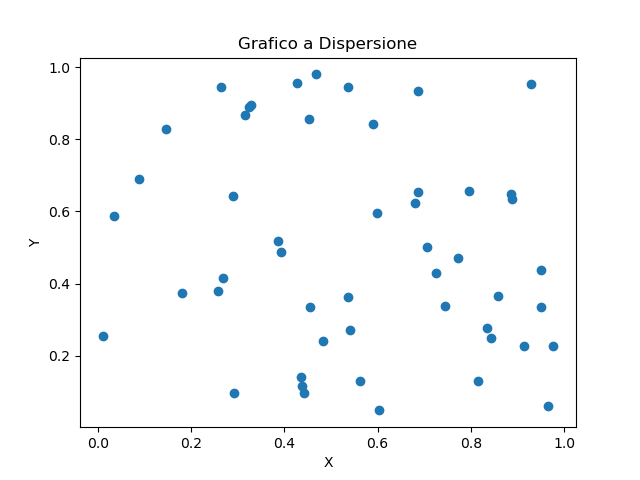

This figure's Python source:
import matplotlib.pyplot as plt
import numpy as np
x = np.random.rand(50)
y = np.random.rand(50)

plt.scatter(x, y)
plt.title("Grafico a Dispersione")
plt.xlabel("X")
plt.ylabel("Y")
plt.savefig('grafico_dispersione.png') 
plt.show()
